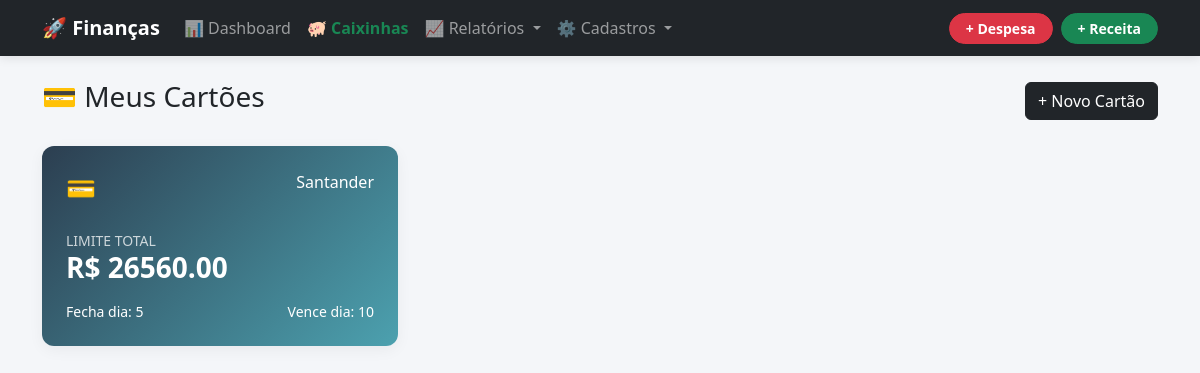
Screenshot of /cartoes/ with the database file from the repository.
### finance/models.py (models this page shows, shortened)
class CartaoCredito(models.Model):
    nome = models.CharField(max_length=50)
    limite = models.DecimalField(max_digits=10, decimal_places=2)
    dia_fechamento = models.IntegerField()
    dia_vencimento = models.IntegerField()

### finance/views.py (the view)
# urls.py: path('cartoes/', views.gerenciar_cartoes, name='gerenciar_cartoes'),
def gerenciar_cartoes(request):
    cartoes = CartaoCredito.objects.all()
    return render(request, 'lista_cartoes.html', {'cartoes': cartoes})

### finance/templates/lista_cartoes.html
{% extends 'base.html' %}
{% block content %}
<div class="d-flex justify-content-between align-items-center mb-4">
    <h3>💳 Meus Cartões</h3>
    <a href="{% url 'novo_cartao' %}" class="btn btn-dark">+ Novo Cartão</a>
</div>
<div class="row">
    {% for cartao in cartoes %}
    <div class="col-md-4">
        <div class="card card-custom p-4 text-white mb-4" style="background: linear-gradient(135deg, #2c3e50, #4ca1af); min-height: 200px;">
            <div class="d-flex justify-content-between">
                <span class="fs-4">💳</span>
                <span>{{ cartao.nome }}</span>
            </div>
            <div class="mt-auto">
                <small class="d-block opacity-75">LIMITE TOTAL</small>
                <h3 class="fw-bold">R$ {{ cartao.limite }}</h3>
                <div class="d-flex justify-content-between mt-3 small">
                    <span>Fecha dia: {{ cartao.dia_fechamento }}</span>
                    <span>Vence dia: {{ cartao.dia_vencimento }}</span>
                </div>
            </div>
        </div>
    </div>
    {% empty %}
    <p>Nenhum cartão cadastrado.</p>
    {% endfor %}
</div>
{% endblock %}

### finance/templates/base.html (style rules this page uses)
body { background-color: #f4f6f9; font-family: 'Segoe UI', sans-serif; }
.card-custom { border: none; border-radius: 12px; box-shadow: 0 4px 15px rgba(0,0,0,0.05); }

### rows the page displays
CartaoCredito: nome "Santander", limite "26560.00", dia_fechamento "5", dia_vencimento "10"
